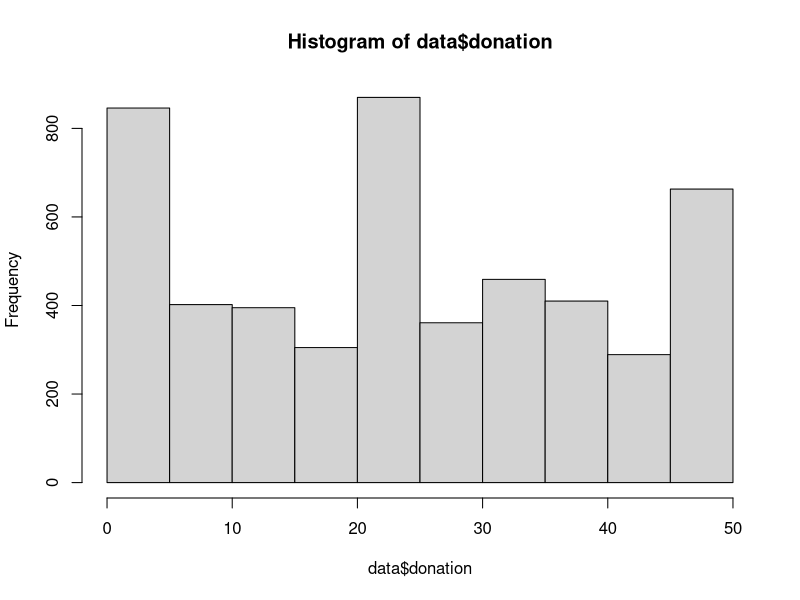

Reproduce this figure in R. (Note: this script raises an error after producing the figure.)
library(dplyr)

setwd("/Users/alex/Documents/BergenLab/nlp_cancer_metaphor/experimental/data")

shuffle <- function(v, prob = NULL) {
  return(v[sample(1:length(v), replace = F, prob = prob)])
}

N = 5000

data = data.frame(donation = numeric(N),
                  cond_sex = character(N),
                  cond_metaphor = character(N),
                  past_donations = numeric(N),
                  urgent = numeric(N),
                  sympathy = numeric(N),
                  self_cancer = character(N),
                  ff_cancer = character(N),
                  gender = character(N),
                  education = character(N),
                  socioeconomic = character(N),
                  age = numeric(N))

data$cond_sex = shuffle(rep(c("male", "female"), length.out = N))
data$cond_metaphor = shuffle(rep(c("battle", "journey", "literal"), length.out = N))

data$past_donations = as.integer(rexp(N, 20)*100)
data$urgent = 6 - as.integer(rexp(N, 10)*10)
data[data$urgent < 0, "urgent"] = 5
data$sympathy = 6 - as.integer(rexp(N, 10)*10)
data[data$sympathy < 0, "sympathy"] = 6

data$self_cancer = sample(c("N", "Y", "OO"), N, replace = T, prob = c(0.7, 0.2, 0.1))
data$ff_cancer = sample(c("N", "Y", "OO"), N, replace = T, prob = c(0.5, 0.4, 0.1))

data$gender = sample(c("M", "F", "NB", "OO"), N, replace = T, prob = c(0.4, 0.45, 0.05, 0.1))

data$education = shuffle(rep(c("<HS", "HS", "A", "B", "M", "P", "D", "OO"), length.out = N))
data$socioeconomic = shuffle(rep(c("<10k", "10-25k", "25-50k", "50-75k", "75-100k", "100-150k", ">150k", "OO"), length.out = N))

data$age = as.integer(runif(N, 18, 80))

data$donation = sample(c(0, 25, 50), size = N, replace = T, prob = c(0.3, 0.4, 0.3))

data$donation =
  with(data,
    donation +
    ifelse(cond_sex == "male", yes = rnorm(N, -1, 2), no = rnorm(N, 0, 2)) +
    ifelse(cond_metaphor == "battle", yes = rnorm(N, 4, 1), 
           no = ifelse(cond_metaphor == "journey", yes = rnorm(N, -2, 2), no = rnorm(N, 0, 3))) +
    0.5 * past_donations +
    0.1 * urgent +
    0.2 * sympathy +
    ifelse(self_cancer == "Y", yes = rnorm(N, 5, 2), no = rnorm(N, 0, 2)) +
    ifelse(ff_cancer == "Y", yes = rnorm(N, 2.5, 2), no = rnorm(N, 0, 2)) +
    0.5 * age +
    -0.01 * age^2
  ) %>%
  as.integer()

m = data$donation > 50
data[m, ]$donation = sample(c(0, 25, 50), size = sum(m), replace = T, prob = c(0.3, 0.4, 0.3))

m = data$donation < 0
data[m, ]$donation = sample(c(0, 25, 50), size = sum(m), replace = T, prob = c(0.3, 0.4, 0.3))

hist(data$donation)

write_csv(data, "simulated_data.csv")
